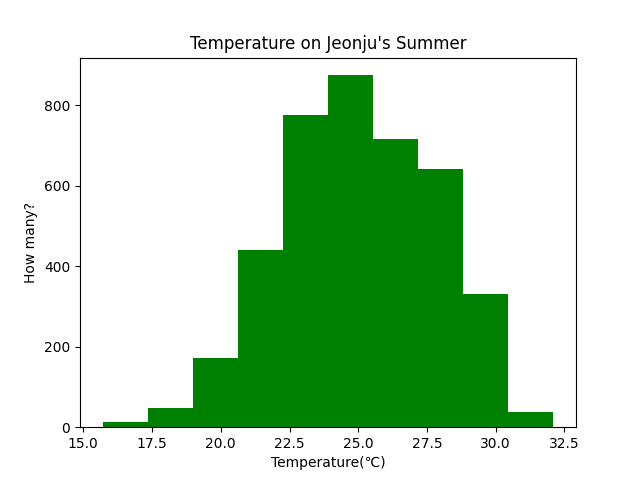

Generate this figure with Python:
import os
import requests
import matplotlib.pyplot as plt

url = "https://api.taegon.kr/stations/146/?sy=1980&ey=2023&format=csv"
filename = "weather_146_1980-2023.csv"

if not os.path.exists(filename):
    with open(filename, "w", encoding="utf-8") as f:
        res = requests.get(url)
        f.write(res.text)

def read_tsummer(filename):
    result = []
    with open(filename, encoding="utf-8-sig") as f:
        lines = f.readlines()
        for line in lines[1:]:
            token = line.strip().split(",")
            if '6' <= token[1].strip() <= '8':
                tsummer = float(token[4].strip())
                result.append(tsummer)
    return result

def main():
    tsummer = read_tsummer(filename)
    
    plt.hist(tsummer, bins=10, color="g")
    plt.title("Temperature on Jeonju's Summer")
    plt.xlabel("Temperature(℃)")
    plt.ylabel("How many?")

    plt.savefig("hw20240527/hw04_hist_tsummer.png")


if __name__ == "__main__":
    main()